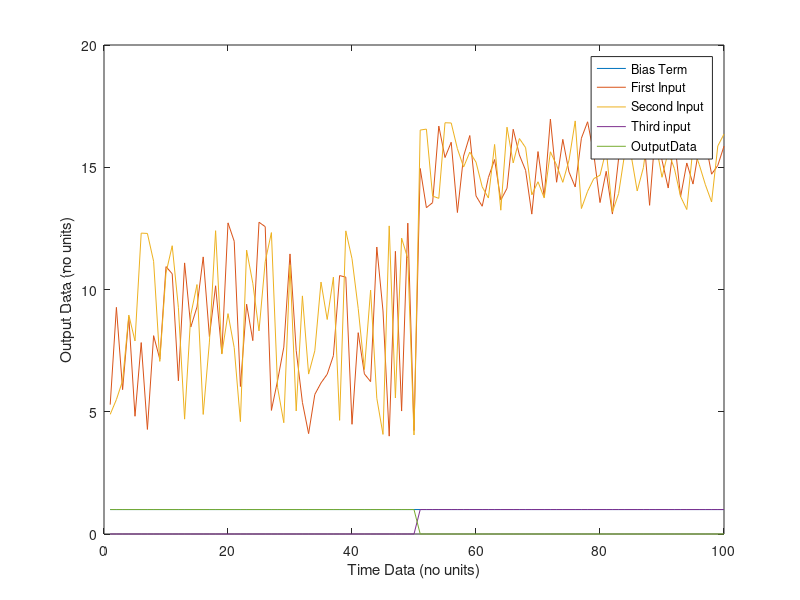

Write the MATLAB code that produced this figure. (Note: this script raises an error after producing the figure.)
%%%%%%%%%%%%%%%%%%%%%%%%%%%%%%%%%%%%%%%%%%%%%%%%%%%%%%%%%%%%%%%%%%%%%%%%%%%
%%%%%%%%%%%%%%%%%%%%%%%%%%%%%%%%%%%%%%%%%%%%%%%%%%%%%%%%%%%%%%%%%%%%%%%%%%%
%% creating dataset for NN toolbox

clear all;
close all;
clc;


%%%%%%%%%%%%%%%%%%%%%%%%%%%%%%%%%%%%%%%%%%%%%%%%%%%%%%%%%%%%%%%%%%%%%%%%
%% creating input variables with the specific length and numbers

% specificy the constants of random numbers
inputNumber = 2;
lengthOfInput = 100;

outputNumber = 1;
lengthOfOutput = lengthOfInput;

% define input matrices
inputData = double(zeros(lengthOfInput,inputNumber+1));
% define output matrices
outputData = double(zeros(lengthOfOutput,outputNumber));

% define time series data
timeData = double([1:1:lengthOfInput]');


%% generating inputMatrices with specific outputValues

for i = 1 : 1 : length(inputData(:,1)) % for length search
   
    for j = 1 : 1 : length(inputData(1,:)) % for different input search
        
        if i <= length(inputData(:,1))/2   % only the half of data assigned to one class
        
            if j == 1
                % bias section is added to the code
                inputData(i,j) = 1;
            
            else
            
                % these values can be changed to represent the different
                % set of input variables
                
                % max-min values
                maxVal = 13;
                minVal = 4;

                inputData(i,j) = minVal + (maxVal - minVal)*rand(1,1);
            
            end
            
        else
   
            if j == 1
                % bias section is added to the code
                inputData(i,j) = 1;
            
            else
                        
                % these values can be changed to represent the different
                % set of input variables
                
                % max-min values
                maxVal = 17;
                minVal = 13;

                inputData(i,j) = minVal + (maxVal - minVal)*rand(1,1);
            
            end
            
        end
    
    end
    
end

for i = 1 : 1 : length(outputData(:,1))  % for length search 
    
    if i <= length(outputData(:,1))/2    % only the half of data assigned to one class

        outputData(i,1) = 0;
        outputData(i,2) = 1;

    else

        outputData(i,1) = 1;
        outputData(i,2) = 0;

    end
        
    
end


%% plotting the results
figure

for i = 1 : 1 : length(inputData(1,:))
    
    plot(timeData, inputData(:,i))
    hold on

end

for i = 1 : 1 : length(outputData(1,:))
    hold on
    plot(timeData, outputData(:,i))
    
end
legend('Bias Term','First Input','Second Input','Third input','OutputData')
xlabel('Time Data (no units)')
ylabel('Output Data (no units)')

%%%%%%%%%%%%%%%%%%%%%%%%%%%%%%%%%%%%%%%%%%%%%%%
%% generating one matrices to store the whole data

InOutMatrices = [inputData,outputData];

infoSection = [length(InOutMatrices(:,1)), length(inputData(1,:)), length(outputData(1,:)),zeros(1, length(InOutMatrices(1,:)) - 3)]; 
InOutMatrices = [infoSection;InOutMatrices];


%% creating input variables with the specific length and numbers
%%%%%%%%%%%%%%%%%%%%%%%%%%%%%%%%%%%%%%%%%%%%%%%%%%%%%%%%%%%%%%%%%%%%%%%%


%%%%%%%%%%%%%%%%%%%%%%%%%%%%%%%%%%%%%%%%%%%%%%%%%%%%%%%%%%%%%%%%%%%%%%%%
%% writing the whole data to the text or excel files!

%% creating the proper file

fid = fopen('nnInputOutputFile.txt','wt');

% establishing writing format
writeFormat = "";

for i = 1 : 1 : length(InOutMatrices(1,:))
   
    writeFormat = writeFormat + "%f ";
    
    if i == length(InOutMatrices(1,:))
        
         writeFormat = writeFormat + "\n";
         
     end


end

% converting the right format to use in fprintf
writeFormat = char(writeFormat);

% writing the whole data to the text file
for i = 1 : 1 : length(InOutMatrices(:,1))
   
    fprintf(fid, writeFormat,InOutMatrices(i,:));
    
end



fclose(fid);

%% writing the whole data to the text or excel files!
%%%%%%%%%%%%%%%%%%%%%%%%%%%%%%%%%%%%%%%%%%%%%%%%%%%%%%%%%%%%%%%%%%%%%%%%










%% creating dataset for NN toolbox
%%%%%%%%%%%%%%%%%%%%%%%%%%%%%%%%%%%%%%%%%%%%%%%%%%%%%%%%%%%%%%%%%%%%%%%%%%%
%%%%%%%%%%%%%%%%%%%%%%%%%%%%%%%%%%%%%%%%%%%%%%%%%%%%%%%%%%%%%%%%%%%%%%%%%%%
